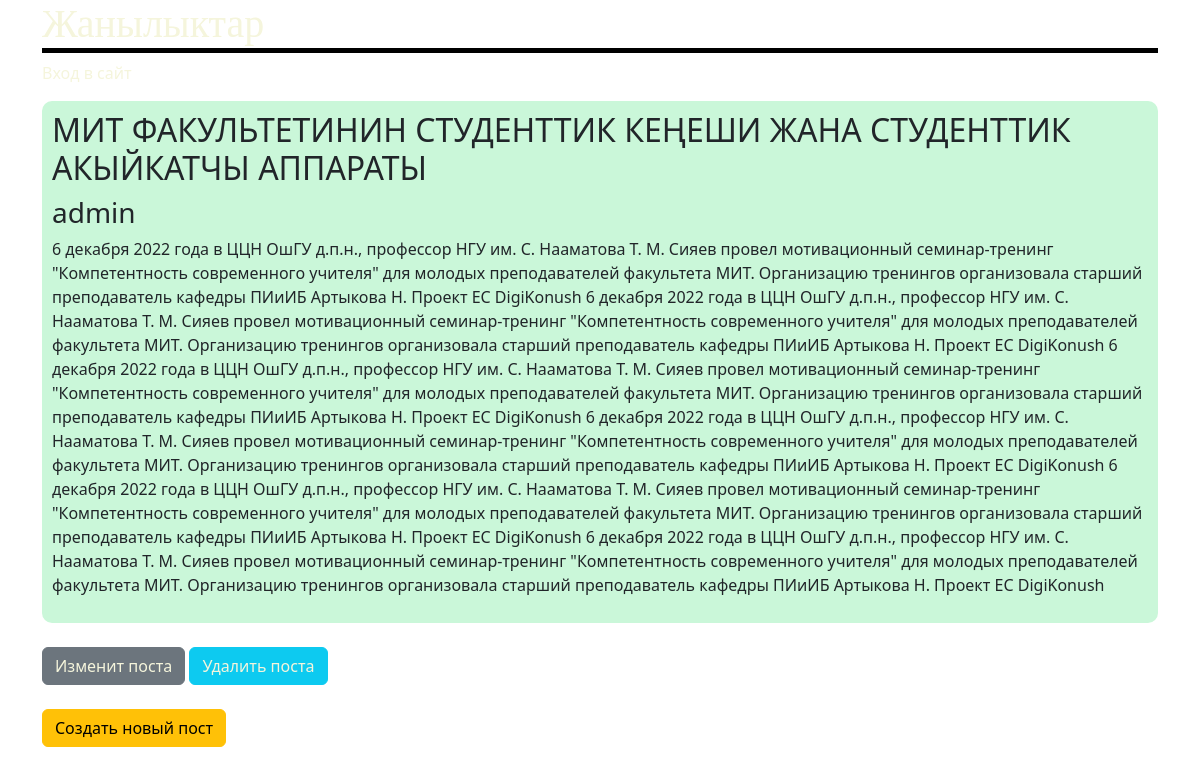
The app's page /post/2/ with its own data.
### blog/models.py (models this page shows, shortened)
class Post(models.Model):
    title = models.CharField(max_length=200)
    author = models.ForeignKey(
        'auth.User',
        on_delete=models.CASCADE
    )
    body = models.TextField()

### blog/views.py (the view)
# urls.py: path('post/<int:pk>/', BlogDetailView.as_view(), name='post_detail'),
class BlogDetailView(DetailView):
    model = Post
    template_name = 'post_detail.html'

### templates/post_detail.html
{% extends 'base.html' %}
{% block content %}
        <div class="post-entry blog">
            <h2>{{ post.title }}</h2>
            <h3>{{ post.author }}</h3>
            <p>{{ post.body }}</p>
        </div><br>
    <button class="btn btn-secondary" style="color: white;"><a href="{% url 'post_edit' post.pk %}">Изменит поста</a></button>
    <button class="btn btn-info"><a href="{% url 'post_delete' post.pk %}">Удалить поста</a></button><br>
{% endblock content %}

### static/css/base.css (style rules this page uses)
a { text-decoration: none; }
.blog { margin-top: 10px; border-radius: 10px; padding: 10px; background: rgb(202, 247, 217); }
a { color: beige; }
body { background-image: url(https://images.pexels.com/photos/531880/pexels-photo-531880.jpeg); }

### records on screen
Post: title "МИТ ФАКУЛЬТЕТИНИН СТУДЕНТТИК КЕҢЕШИ ЖАНА СТУДЕНТТИК АКЫЙКАТЧЫ АППАРАТЫ", author "admin", body "6 декабря 2022 года в ЦЦН ОшГУ д.п.н., профессор НГУ им. С. Нааматова Т. М. Сияев провел мотивационный семинар-тренинг \"Компетентность современного учителя\" для молодых преподавателей факультета МИТ. Организацию тренингов организовала старший преподаватель кафедры ПИиИБ Артыкова Н. Проект ЕС DigiKonush 6 декабря 2022 года в ЦЦН ОшГУ д.п.н., профессор НГУ им. С. Нааматова Т. М. Сияев провел мотивационный семинар-тренинг \"Компетентность современного учителя\" для молодых преподавателей факультета МИТ. Организацию тренингов организовала старший преподаватель кафедры ПИиИБ Артыкова Н. Проект ЕС DigiKonush 6 декабря 2022 года в ЦЦН ОшГУ д.п.н., профессор НГУ им. С. Нааматова Т. М. Сияев провел…"
